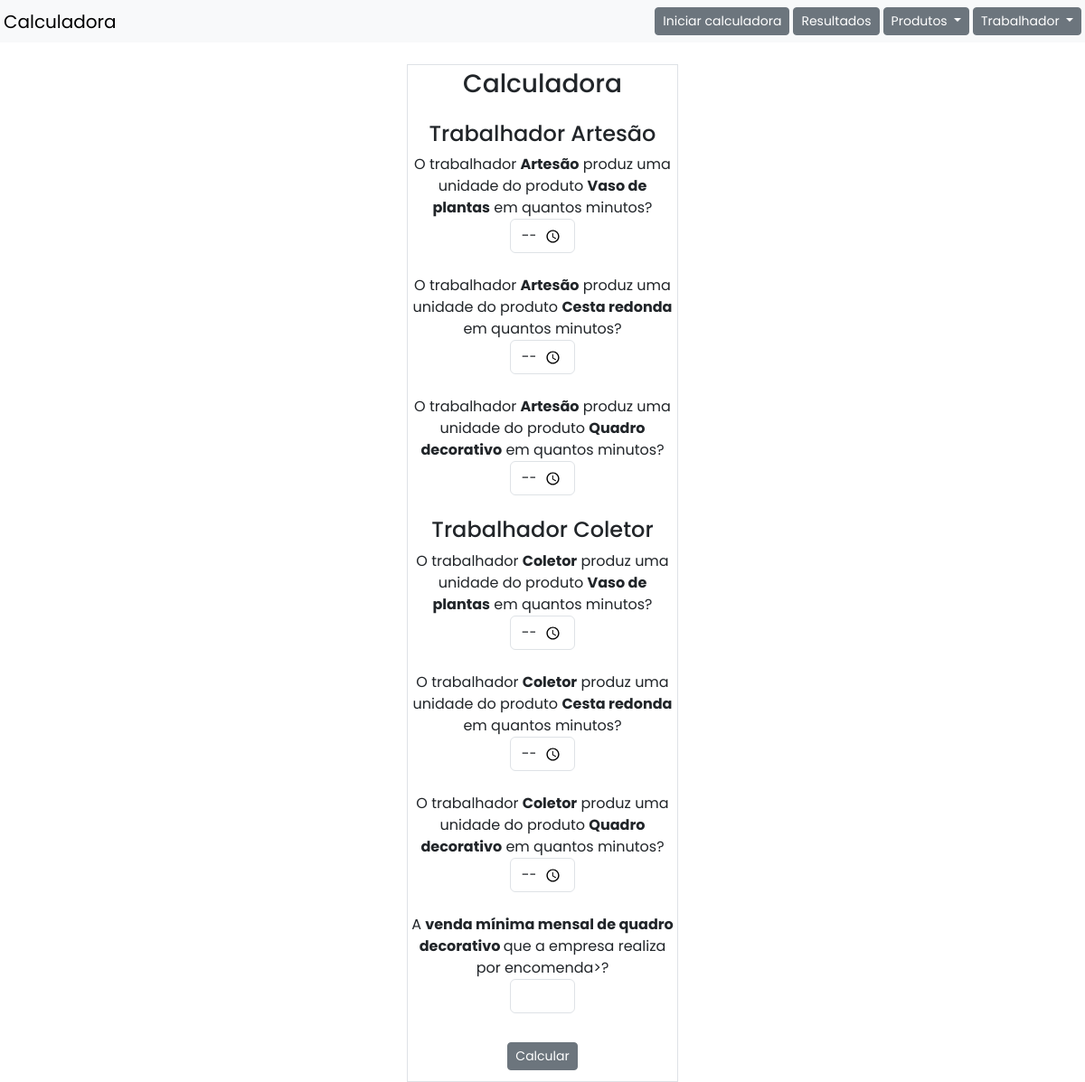
The page /calculadora on the database its author committed.
### testeflask.py (models this page shows)
class Trabalhador(db.Model):  #Criação do model Trabalhador como objeto.
    id = db.Column(db.Integer, primary_key=True)
    nome = db.Column(db.String(80), nullable=False)
    custo = db.Column(db.Float, nullable=False)
    carga_horaria = db.Column(db.Integer, nullable=False)

class Produto(db.Model):  #Criação do model Produto como objeto.
    id = db.Column(db.Integer, primary_key=True)
    nome = db.Column(db.String(80), nullable=False)
    rentabilidade = db.Column(db.Float, nullable=False)

### testeflask.py (the view)
@app.route('/calculadora', methods=['GET'])
def calculadora():
    trabalhador = Trabalhador.query.all()
    produtos = Produto.query.all()
    return render_template('calculadora.html', trabalhador=trabalhador, produtos=produtos)

### templates/calculadora.html (shortened to what this page needs)
{% extends 'template.html' %}
{% block content %}
<div class="border m-auto w-25 mt-4 p-1 text-center">
    <h3>Calculadora</h3>
    <form action="/calcular" method="post">
        {% for i in trabalhador %}
            <div class="mt-4 mb-4"><h4>Trabalhador {{ i.nome }} </h4>
            {% for k in produtos %}
                <div class="mb-4"><label for="nome"> O trabalhador <span class="negrito" >{{ i.nome }}</span> produz uma unidade do produto <span class="negrito" >{{ k.nome }}</span> em quantos minutos?</label>
            <input class="form-control text-center w-25 m-auto" id="tempo" name="tempo" type="time" required></div>
            {% endfor %}
        </div>{% endfor %}
        <div class="mb-4"><label for="nome"> A <span class="negrito" >venda mínima mensal de quadro decorativo </span> que a empresa realiza por encomenda>?</span> </label>
            <input class="form-control text-center w-25 m-auto" id="quadros_ninimos" name="quadros_ninimos" type="number    " required></div>
        <input class="btn btn-sm btn-secondary m-2" type="submit" value="Calcular">
    </form>
</div>
{% endblock %}

### templates/template.html (style rules this page uses)
body { font-family: 'Poppins', serif; }

### templates/calculadora.html (style rules this page uses)
.negrito { font-weight: bold; }

### rows shown on the page
Trabalhador: nome "Artesão"
Produto: nome "Vaso de plantas"
Produto: nome "Cesta redonda"
Produto: nome "Quadro decorativo"
Trabalhador: nome "Coletor"
